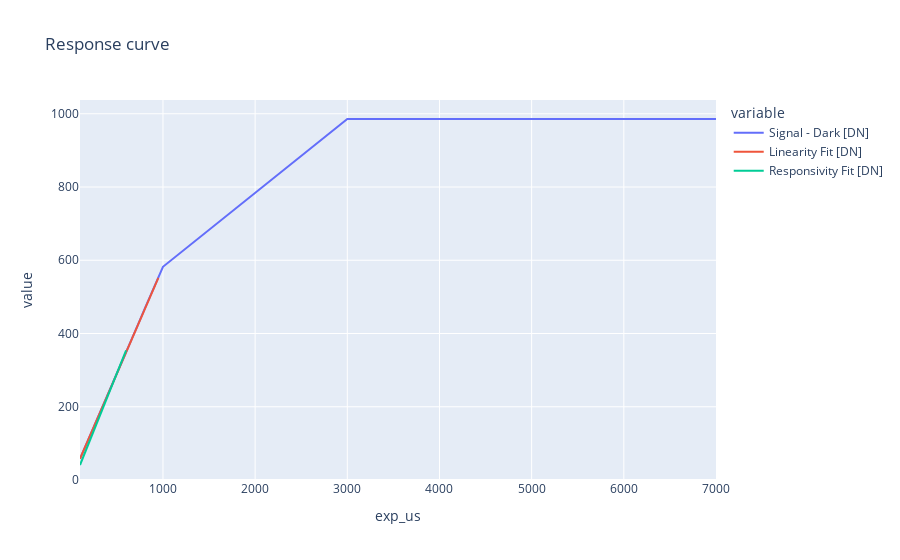

Notebook cell for this chart:
### Code cell
fig = px.line(data.iloc[1:22 , :], x='exp_us', y=['Signal - Dark [DN]', 
                                                            'Linearity Fit [DN]', 
                                                            'Responsivity Fit [DN]'], 
              title='Response curve')
fig.update_xaxes(rangemode="nonnegative")
fig.update_yaxes(rangemode="nonnegative")
fig.show()

### Figure 1 — Plotly figure (JSON) as saved in the notebook; plotly's stock layout.template omitted (floating-point values rounded to 4 significant figures)
{"data": [{"hovertemplate": "variable=Signal - Dark [DN]<br>exp_us=%{x}<br>value=%{y}<extra></extra>", "legendgroup": "Signal - Dark [DN]", "line": {"color": "#636efa", "dash": "solid"}, "marker": {"symbol": "circle"}, "mode": "lines", "name": "Signal - Dark [DN]", "orientation": "v", "showlegend": true, "type": "scatter", "x": [100, 150, 200, 250, 300, 350, 400, 450, 500, 550, 600, 650, 700, 750, 800, 850, 900, 950, 1000, 3000, 7000], "xaxis": "x", "y": [57.99, 86.75, 115.5, 144.5, 173.1, 202.1, 231.0, 260.2, 289.1, 318.8, 348.1, 377.1, 407.4, 436.4, 466.9, 496.1, 525.2, 553.1, 582.2, 985.7, 985.7], "yaxis": "y"}, {"hovertemplate": "variable=Linearity Fit [DN]<br>exp_us=%{x}<br>value=%{y}<extra></extra>", "legendgroup": "Linearity Fit [DN]", "line": {"color": "#EF553B", "dash": "solid"}, "marker": {"symbol": "circle"}, "mode": "lines", "name": "Linearity Fit [DN]", "orientation": "v", "showlegend": true, "type": "scatter", "x": [100, 150, 200, 250, 300, 350, 400, 450, 500, 550, 600, 650, 700, 750, 800, 850, 900, 950, 1000, 3000, 7000], "xaxis": "x", "y": [57.68, 86.74, 115.8, 144.9, 173.9, 203.0, 232.0, 261.1, 290.1, 319.2, 348.3, 377.3, 406.4, 435.4, 464.5, 493.5, 522.6, 551.7, null, null, null], "yaxis": "y"}, {"hovertemplate": "variable=Responsivity Fit [DN]<br>exp_us=%{x}<br>value=%{y}<extra></extra>", "legendgroup": "Responsivity Fit [DN]", "line": {"color": "#00cc96", "dash": "solid"}, "marker": {"symbol": "circle"}, "mode": "lines", "name": "Responsivity Fit [DN]", "orientation": "v", "showlegend": true, "type": "scatter", "x": [100, 150, 200, 250, 300, 350, 400, 450, 500, 550, 600, 650, 700, 750, 800, 850, 900, 950, 1000, 3000, 7000], "xaxis": "x", "y": [40.83, 72.13, 103.4, 134.7, 166.0, 197.3, 228.6, 259.9, 291.2, 322.5, 353.8, null, null, null, null, null, null, null, null, null, null], "yaxis": "y"}], "layout": {"legend": {"title": {"text": "variable"}, "tracegroupgap": 0}, "title": {"text": "Response curve"}, "xaxis": {"anchor": "y", "domain": [0, 1], "rangemode": "nonnegative", "title": {"text": "exp_us"}}, "yaxis": {"anchor": "x", "domain": [0, 1], "rangemode": "nonnegative", "title": {"text": "value"}}}}
